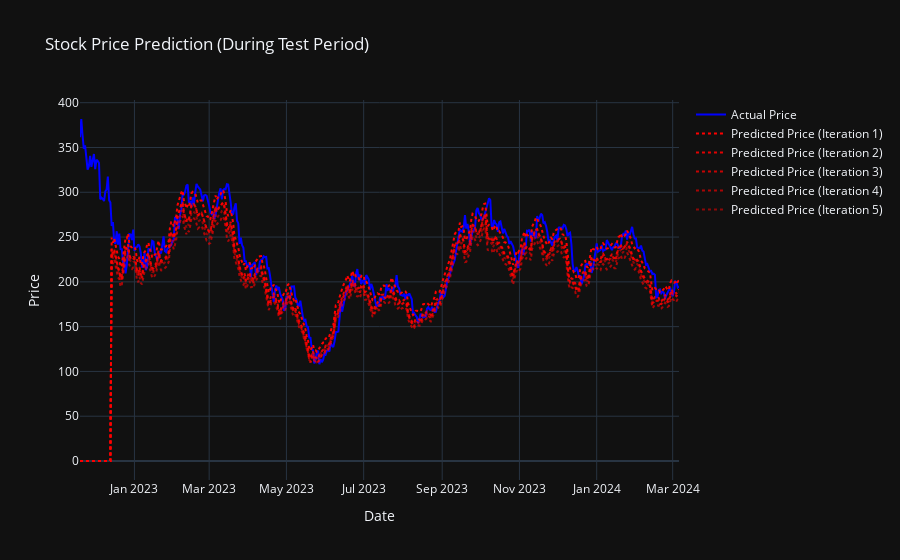

Write notebook code for a chart like this one.
### Code cell
# Creating traces for the actual and predicted stock prices
trace_actual = go.Scatter(
    x=dates,
    y=data['Close'].iloc[train_len:].values,
    mode='lines',
    name='Actual Price',
    line=dict(color='blue', width=2)
)

traces_predicted = []
for i, preds in enumerate(model_predictions):
    trace_predicted = go.Scatter(
        x=dates,
        y=preds,
        mode='lines',
        name=f'Predicted Price (Iteration {i+1})',
        line=dict(color=f'rgba(255, 0, 0, {1 - i*0.12})', dash='dot', width=2)  # Adjust opacity for clarity
    )
    traces_predicted.append(trace_predicted)

# Create the layout and figure
layout = go.Layout(
    title='Stock Price Prediction (During Test Period)',
    xaxis=dict(title='Date'),
    yaxis=dict(title='Price'),
    template='plotly_dark'
)

fig = go.Figure(data=[trace_actual] + traces_predicted, layout=layout)
fig.show()

### Figure 1 — Plotly figure (JSON) as saved in the notebook; plotly's stock layout.template omitted (floating-point values rounded to 4 significant figures; data arrays with more than 128 entries replaced by an {"elided": "..."} marker saying what was removed)
{"data": [{"line": {"color": "blue", "width": 2}, "mode": "lines", "name": "Actual Price", "type": "scatter", "x": {"elided": "474 str values"}, "y": {"elided": "504 float values"}}, {"line": {"color": "rgba(255, 0, 0, 1.0)", "dash": "dot", "width": 2}, "mode": "lines", "name": "Predicted Price (Iteration 1)", "type": "scatter", "x": {"elided": "474 str values"}, "y": {"elided": "499 float values"}}, {"line": {"color": "rgba(255, 0, 0, 0.88)", "dash": "dot", "width": 2}, "mode": "lines", "name": "Predicted Price (Iteration 2)", "type": "scatter", "x": {"elided": "474 str values"}, "y": {"elided": "499 float values"}}, {"line": {"color": "rgba(255, 0, 0, 0.76)", "dash": "dot", "width": 2}, "mode": "lines", "name": "Predicted Price (Iteration 3)", "type": "scatter", "x": {"elided": "474 str values"}, "y": {"elided": "499 float values"}}, {"line": {"color": "rgba(255, 0, 0, 0.64)", "dash": "dot", "width": 2}, "mode": "lines", "name": "Predicted Price (Iteration 4)", "type": "scatter", "x": {"elided": "474 str values"}, "y": {"elided": "499 float values"}}, {"line": {"color": "rgba(255, 0, 0, 0.52)", "dash": "dot", "width": 2}, "mode": "lines", "name": "Predicted Price (Iteration 5)", "type": "scatter", "x": {"elided": "474 str values"}, "y": {"elided": "499 float values"}}], "layout": {"title": {"text": "Stock Price Prediction (During Test Period)"}, "xaxis": {"title": {"text": "Date"}}, "yaxis": {"title": {"text": "Price"}}}}
